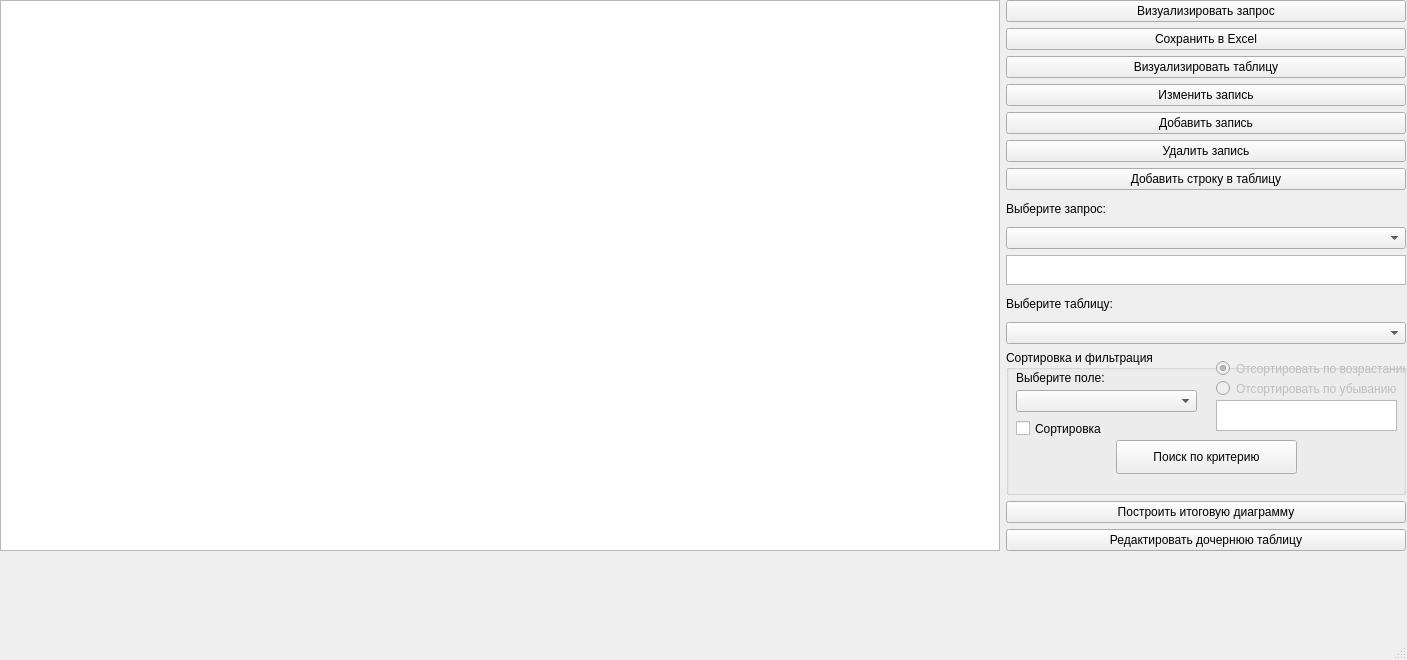
<?xml version="1.0" encoding="UTF-8"?>
<ui version="4.0">
 <class>MainWindow</class>
 <widget class="QMainWindow" name="MainWindow">
  <property name="geometry">
   <rect>
    <x>0</x>
    <y>0</y>
    <width>1407</width>
    <height>660</height>
   </rect>
  </property>
  <property name="maximumSize">
   <size>
    <width>1631</width>
    <height>865</height>
   </size>
  </property>
  <property name="windowTitle">
   <string>MainWindow</string>
  </property>
  <widget class="QWidget" name="centralwidget">
   <widget class="QWidget" name="verticalLayoutWidget_2">
    <property name="geometry">
     <rect>
      <x>0</x>
      <y>0</y>
      <width>1406</width>
      <height>551</height>
     </rect>
    </property>
    <layout class="QVBoxLayout" name="main_verticalLayout">
     <item>
      <layout class="QHBoxLayout" name="horizontalLayout_2">
       <item>
        <layout class="QVBoxLayout" name="verticalLayout">
         <property name="sizeConstraint">
          <enum>QLayout::SetMinimumSize</enum>
         </property>
         <item>
          <layout class="QHBoxLayout" name="horizontalLayout">
           <property name="sizeConstraint">
            <enum>QLayout::SetMinimumSize</enum>
           </property>
           <item>
            <widget class="QTableWidget" name="tableWidget">
             <property name="sizePolicy">
              <sizepolicy hsizetype="Minimum" vsizetype="Minimum">
               <horstretch>0</horstretch>
               <verstretch>0</verstretch>
              </sizepolicy>
             </property>
             <property name="minimumSize">
              <size>
               <width>400</width>
               <height>400</height>
              </size>
             </property>
            </widget>
           </item>
           <item>
            <layout class="QVBoxLayout" name="verticalLayout_4">
             <item>
              <widget class="QPushButton" name="visualizeQuery_pushButton">
               <property name="text">
                <string>Визуализировать запрос</string>
               </property>
              </widget>
             </item>
             <item>
              <widget class="QPushButton" name="saveToExcel_pushButton">
               <property name="text">
                <string>Сохранить в Excel</string>
               </property>
              </widget>
             </item>
             <item>
              <widget class="QPushButton" name="visualizeTable_pushButton">
               <property name="text">
                <string>Визуализировать таблицу</string>
               </property>
              </widget>
             </item>
             <item>
              <widget class="QPushButton" name="updateRecord_pushButton">
               <property name="text">
                <string>Изменить запись</string>
               </property>
              </widget>
             </item>
             <item>
              <widget class="QPushButton" name="addRecord_pushButton">
               <property name="text">
                <string>Добавить запись</string>
               </property>
              </widget>
             </item>
             <item>
              <widget class="QPushButton" name="deleteRecord_pushButton">
               <property name="text">
                <string>Удалить запись</string>
               </property>
              </widget>
             </item>
             <item>
              <widget class="QPushButton" name="addRow_pushButton">
               <property name="text">
                <string>Добавить строку в таблицу</string>
               </property>
              </widget>
             </item>
             <item>
              <widget class="QLabel" name="label_2">
               <property name="maximumSize">
                <size>
                 <width>16777215</width>
                 <height>25</height>
                </size>
               </property>
               <property name="text">
                <string>Выберите запрос:</string>
               </property>
              </widget>
             </item>
             <item>
              <widget class="QComboBox" name="queries_comboBox"/>
             </item>
             <item>
              <widget class="QTextEdit" name="params_textEdit">
               <property name="minimumSize">
                <size>
                 <width>400</width>
                 <height>30</height>
                </size>
               </property>
               <property name="maximumSize">
                <size>
                 <width>400</width>
                 <height>30</height>
                </size>
               </property>
              </widget>
             </item>
             <item>
              <widget class="QLabel" name="label">
               <property name="maximumSize">
                <size>
                 <width>16777215</width>
                 <height>25</height>
                </size>
               </property>
               <property name="sizeIncrement">
                <size>
                 <width>0</width>
                 <height>25</height>
                </size>
               </property>
               <property name="text">
                <string>Выберите таблицу:</string>
               </property>
              </widget>
             </item>
             <item>
              <widget class="QComboBox" name="tables_comboBox"/>
             </item>
             <item>
              <widget class="QGroupBox" name="groupBox">
               <property name="minimumSize">
                <size>
                 <width>0</width>
                 <height>125</height>
                </size>
               </property>
               <property name="title">
                <string>Сортировка и фильтрация</string>
               </property>
               <widget class="QTextEdit" name="columnCriteria_textEdit">
                <property name="geometry">
                 <rect>
                  <x>210</x>
                  <y>50</y>
                  <width>181</width>
                  <height>31</height>
                 </rect>
                </property>
               </widget>
               <widget class="QComboBox" name="columns_comboBox">
                <property name="geometry">
                 <rect>
                  <x>10</x>
                  <y>40</y>
                  <width>181</width>
                  <height>22</height>
                 </rect>
                </property>
               </widget>
               <widget class="QLabel" name="label_3">
                <property name="geometry">
                 <rect>
                  <x>10</x>
                  <y>20</y>
                  <width>191</width>
                  <height>16</height>
                 </rect>
                </property>
                <property name="text">
                 <string>Выберите поле: </string>
                </property>
               </widget>
               <widget class="QCheckBox" name="enableSorting_checkBox">
                <property name="geometry">
                 <rect>
                  <x>10</x>
                  <y>70</y>
                  <width>171</width>
                  <height>17</height>
                 </rect>
                </property>
                <property name="text">
                 <string>Сортировка</string>
                </property>
               </widget>
               <widget class="QRadioButton" name="sortByAscending_radioButton">
                <property name="enabled">
                 <bool>false</bool>
                </property>
                <property name="geometry">
                 <rect>
                  <x>210</x>
                  <y>10</y>
                  <width>191</width>
                  <height>17</height>
                 </rect>
                </property>
                <property name="text">
                 <string>Отсортировать по возрастанию</string>
                </property>
                <property name="checked">
                 <bool>true</bool>
                </property>
               </widget>
               <widget class="QRadioButton" name="sortByDescending_radioButton">
                <property name="enabled">
                 <bool>false</bool>
                </property>
                <property name="geometry">
                 <rect>
                  <x>210</x>
                  <y>30</y>
                  <width>191</width>
                  <height>17</height>
                 </rect>
                </property>
                <property name="text">
                 <string>Отсортировать по убыванию</string>
                </property>
               </widget>
               <widget class="QPushButton" name="findByCriteria_pushButton">
                <property name="geometry">
                 <rect>
                  <x>110</x>
                  <y>90</y>
                  <width>181</width>
                  <height>34</height>
                 </rect>
                </property>
                <property name="text">
                 <string>Поиск по критерию</string>
                </property>
               </widget>
              </widget>
             </item>
             <item>
              <widget class="QPushButton" name="buildSummaryChart_pushButton">
               <property name="text">
                <string>Построить итоговую диаграмму</string>
               </property>
              </widget>
             </item>
             <item>
              <widget class="QPushButton" name="editChildTable_pushButton">
               <property name="text">
                <string>Редактировать дочернюю таблицу</string>
               </property>
              </widget>
             </item>
            </layout>
           </item>
          </layout>
         </item>
        </layout>
       </item>
      </layout>
     </item>
    </layout>
   </widget>
  </widget>
  <widget class="QMenuBar" name="menubar">
   <property name="geometry">
    <rect>
     <x>0</x>
     <y>0</y>
     <width>1407</width>
     <height>21</height>
    </rect>
   </property>
  </widget>
  <widget class="QStatusBar" name="statusbar"/>
 </widget>
 <resources/>
 <connections/>
</ui>
